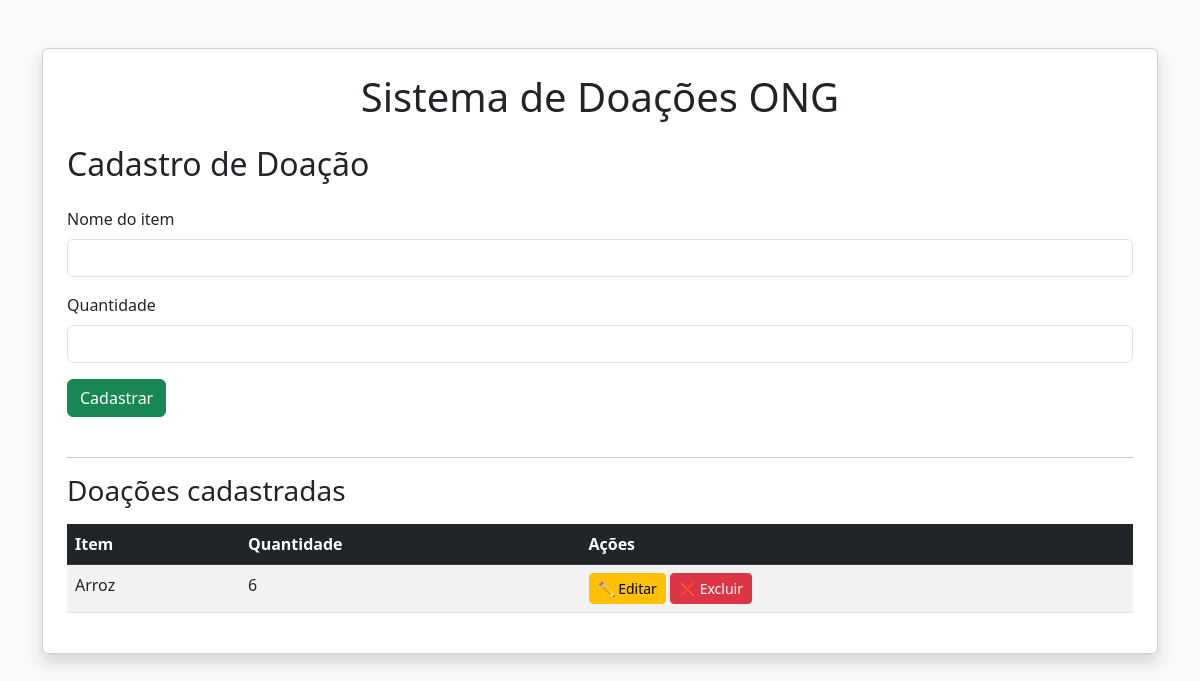
The app's page /doar (signed in), older data.
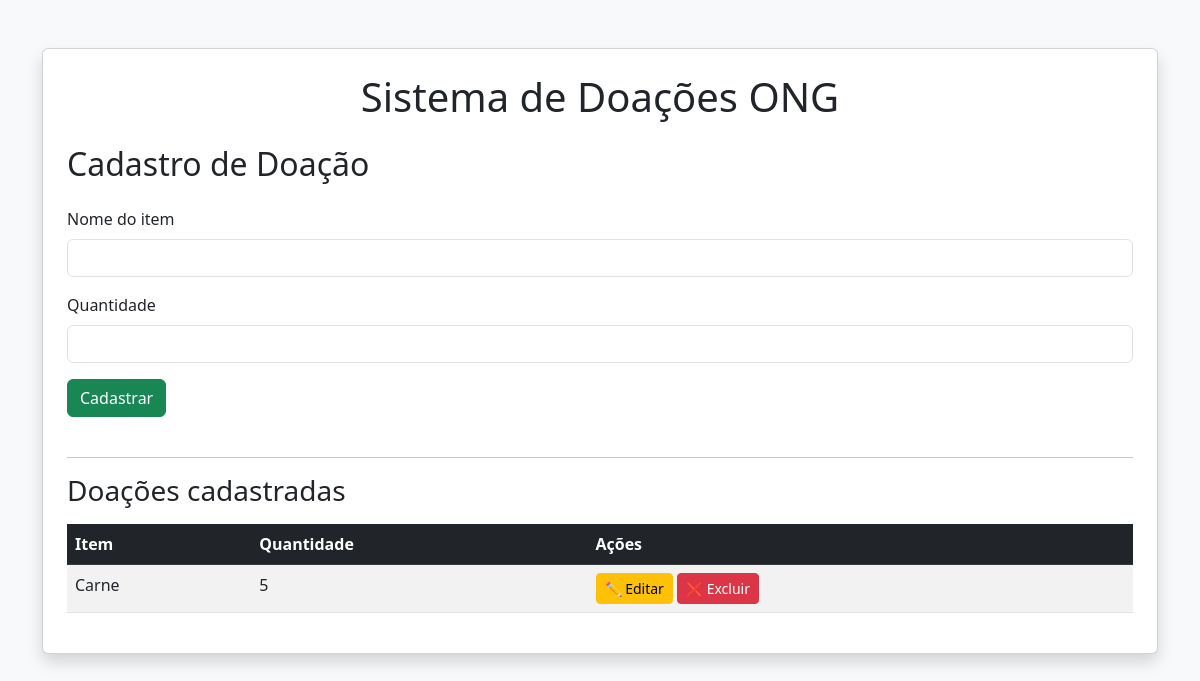
The same page, newer data.
### tables this page shows
CREATE TABLE doacoes (
        id INTEGER PRIMARY KEY AUTOINCREMENT,
        item TEXT NOT NULL,
        quantidade INTEGER NOT NULL
    );

### app/routes.py (the view, shortened to what this page needs)
@main.route('/doar', methods=['GET', 'POST'])
def doar():
    if 'usuario' not in session:
        return redirect('/login')
    conn = conectar()
    cursor = conn.cursor()
    cursor.execute("SELECT id, item, quantidade FROM doacoes")
    doacoes = cursor.fetchall()
    conn.close()
    return render_template('doar.html', doacoes=doacoes)

### database.py (called while the page is built)
def conectar():
    return sqlite3.connect('doacoes.db')

### app/templates/doar.html
{% extends 'base.html' %}
{% block content %}
<h2 class="mb-4">Cadastro de Doação</h2>
<form method="POST" class="mb-4">
    <div class="mb-3">
        <label class="form-label">Nome do item</label>
        <input type="text" name="item" class="form-control" required>
    </div>
    <div class="mb-3">
        <label class="form-label">Quantidade</label>
        <input type="number" name="quantidade" class="form-control" required>
    </div>
    <button type="submit" class="btn btn-success">Cadastrar</button>
</form>
<hr>
<h3 class="mb-3">Doações cadastradas</h3>
<table class="table table-striped table-hover">
    <thead class="table-dark">
        <tr>
            <th>Item</th>
            <th>Quantidade</th>
            <th>Ações</th>
        </tr>
    </thead>
    <tbody>
        {% for id, item, quantidade in doacoes %}
        <tr>
            <td>{{ item }}</td>
            <td>{{ quantidade }}</td>
            <td>
                <a href="/editar/{{ id }}" class="btn btn-warning btn-sm">✏ Editar</a>
                <a href="/excluir/{{ id }}"
   class="btn btn-danger btn-sm"
   onclick="return confirm('Tem certeza que deseja excluir esta doação?')">
   ❌ Excluir
</a>
            </td>
        </tr>
        {% endfor %}
    </tbody>
</table>
{% endblock %}

### app/templates/base.html (shortened to what this page needs)
<!DOCTYPE html>
<html lang="pt-br">
<head>
    <link href="https://cdn.jsdelivr.net/npm/bootstrap@5.3.0/dist/css/bootstrap.min.css" rel="stylesheet">
</head>
<body class="bg-light">
<div class="container mt-5">
    <div class="card shadow p-4">
        <h1 class="text-center mb-4">Sistema de Doações ONG</h1>
        {% block content %}{% endblock %}
    </div>
</div>
</body>
</html>

Row changes from the older to the newer data that the page shows:
removed doacoes: item "Arroz", quantidade "6"
added doacoes: item "Carne", quantidade "5"
